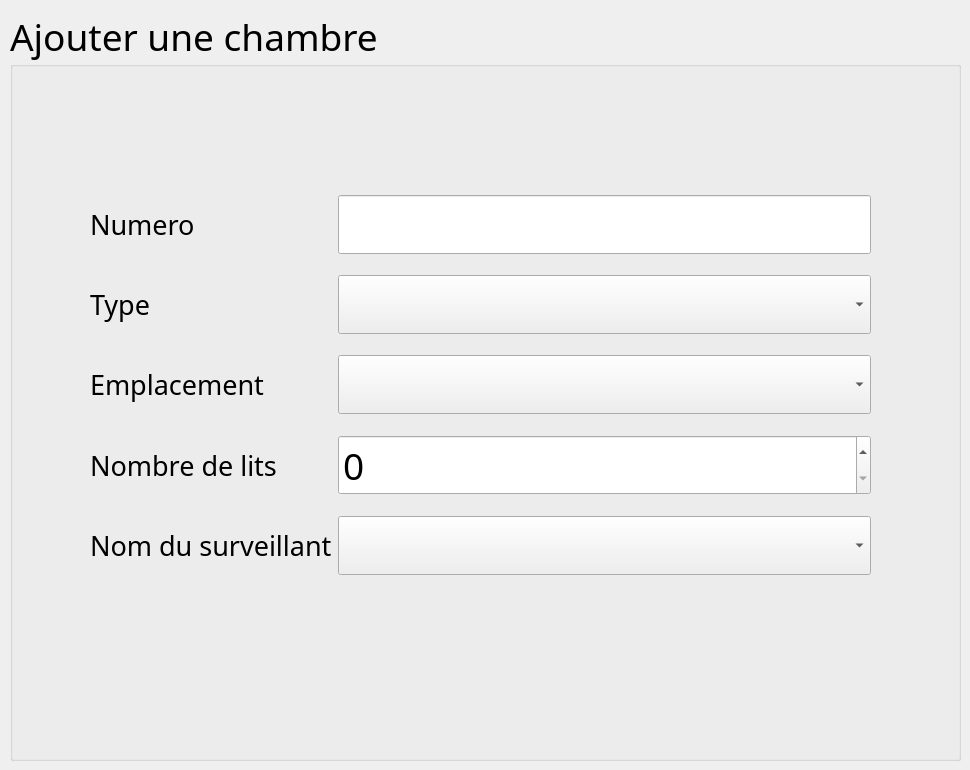
      <widget class="QWidget" name="AjoutChambre">
       <widget class="QGroupBox" name="groupBox_8">
        <property name="geometry">
         <rect>
          <x>10</x>
          <y>10</y>
          <width>951</width>
          <height>751</height>
         </rect>
        </property>
        <property name="font">
         <font>
          <family>Quicksand SemiBold</family>
          <pointsize>28</pointsize>
         </font>
        </property>
        <property name="title">
         <string>Ajouter une chambre</string>
        </property>
        <widget class="QPushButton" name="pushButton_AjoutChambre">
         <property name="geometry">
          <rect>
           <x>890</x>
           <y>700</y>
           <width>51</width>
           <height>41</height>
          </rect>
         </property>
         <property name="styleSheet">
          <string notr="true">#pushButton_AjoutChambre{
background-color: transparent;
border-image: url(:/pics/pics/valider.png);
background: none;
border: none;
background-repeat: none;
}</string>
         </property>
         <property name="text">
          <string/>
         </property>
        </widget>
        <widget class="QPushButton" name="pushButton_AnnulerAjoutChambre">
         <property name="geometry">
          <rect>
           <x>10</x>
           <y>710</y>
           <width>61</width>
           <height>31</height>
          </rect>
         </property>
         <property name="styleSheet">
          <string notr="true">#pushButton_AnnulerAjoutChambre{
background-color: transparent;
border-image: url(:/pics/pics/precedent.png);
background: none;
border: none;
background-repeat: none;
}</string>
         </property>
         <property name="text">
          <string/>
         </property>
        </widget>
        <widget class="QWidget" name="layoutWidget">
         <property name="geometry">
          <rect>
           <x>80</x>
           <y>170</y>
           <width>781</width>
           <height>411</height>
          </rect>
         </property>
         <layout class="QGridLayout" name="gridLayout_13">
          <item row="3" column="0">
           <widget class="QLabel" name="nombredelits">
            <property name="font">
             <font>
              <family>Quicksand SemiBold</family>
              <pointsize>20</pointsize>
             </font>
            </property>
            <property name="text">
             <string>Nombre de lits</string>
            </property>
           </widget>
          </item>
          <item row="2" column="1">
           <widget class="QComboBox" name="comboBox_AjoutEmplacement"/>
          </item>
          <item row="0" column="1">
           <widget class="QLineEdit" name="lineEdit_AjoutNumero"/>
          </item>
          <item row="3" column="1">
           <widget class="QSpinBox" name="spinBox_AjoutLits"/>
          </item>
          <item row="1" column="1">
           <widget class="QComboBox" name="comboBox_AjoutType">
            <item>
             <property name="text">
              <string/>
             </property>
            </item>
            <item>
             <property name="text">
              <string>Chambre de garde</string>
             </property>
            </item>
            <item>
             <property name="text">
              <string>Chambre du patient</string>
             </property>
            </item>
           </widget>
          </item>
          <item row="4" column="0">
           <widget class="QLabel" name="nomduSurveillant">
            <property name="font">
             <font>
              <family>Quicksand SemiBold</family>
              <pointsize>20</pointsize>
             </font>
            </property>
            <property name="text">
             <string>Nom du surveillant</string>
            </property>
           </widget>
          </item>
          <item row="2" column="0">
           <widget class="QLabel" name="emplacement">
            <property name="font">
             <font>
              <family>Quicksand SemiBold</family>
              <pointsize>20</pointsize>
             </font>
            </property>
            <property name="text">
             <string>Emplacement</string>
            </property>
           </widget>
          </item>
          <item row="4" column="1">
           <widget class="QComboBox" name="comboBox_AjoutSurveillant"/>
          </item>
          <item row="0" column="0">
           <widget class="QLabel" name="numero">
            <property name="font">
             <font>
              <family>Quicksand SemiBold</family>
              <pointsize>20</pointsize>
             </font>
            </property>
            <property name="text">
             <string>Numero</string>
            </property>
           </widget>
          </item>
          <item row="1" column="0">
           <widget class="QLabel" name="type">
            <property name="font">
             <font>
              <family>Quicksand SemiBold</family>
              <pointsize>20</pointsize>
             </font>
            </property>
            <property name="text">
             <string>Type</string>
            </property>
           </widget>
          </item>
         </layout>
        </widget>
       </widget>
      </widget>
